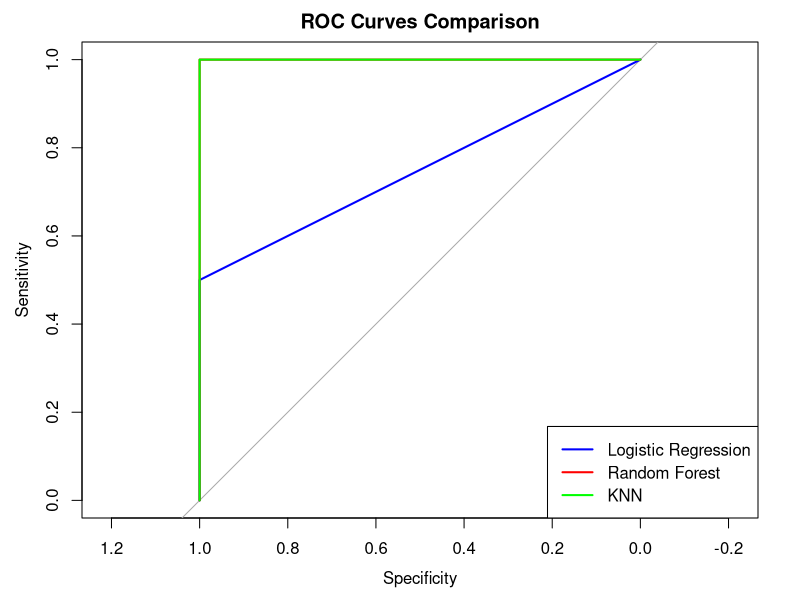
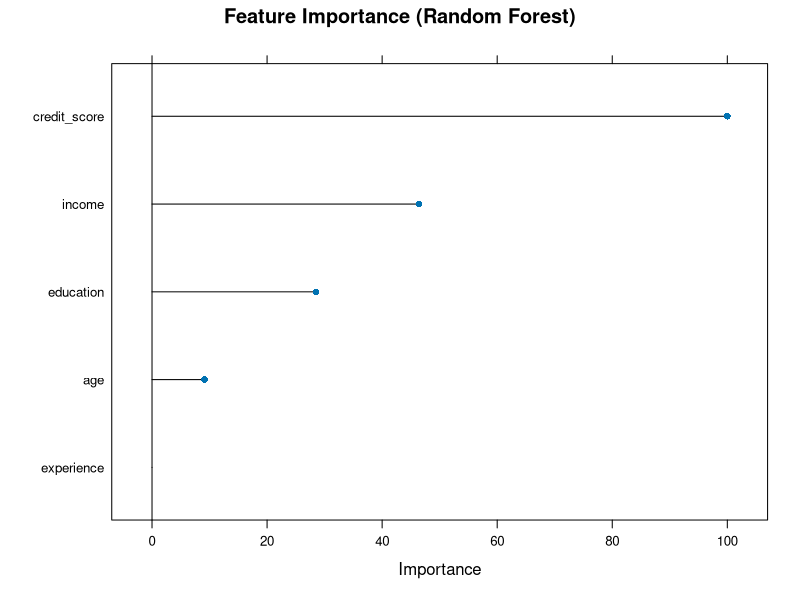

Write the R code that produced these figures, in order.
# Machine Learning Model Training Script
# Load required libraries
library(caret)
library(randomForest)
library(e1071)
library(glmnet)
library(pROC)

# Set working directory
setwd("c:/Users/Admin/Desktop/P2")

# Load and prepare the data
data <- read.csv("dataset.csv")
data$loan_approved <- factor(data$loan_approved, levels = c(0, 1), labels = c("Rejected", "Approved"))

# Set seed for reproducibility
set.seed(123)

# Split data into training and testing sets (80-20 split)
train_index <- createDataPartition(data$loan_approved, p = 0.8, list = FALSE)
train_data <- data[train_index, ]
test_data <- data[-train_index, ]

cat("Training set size:", nrow(train_data), "\n")
cat("Test set size:", nrow(test_data), "\n")

# Prepare features and target
features <- c("age", "income", "education", "experience", "credit_score")
X_train <- train_data[, features]
y_train <- train_data$loan_approved
X_test <- test_data[, features]
y_test <- test_data$loan_approved

# Define cross-validation control
ctrl <- trainControl(method = "cv", number = 5, 
                     summaryFunction = twoClassSummary,
                     classProbs = TRUE,
                     verboseIter = TRUE)

# Train different models
cat("\n=== Training Models ===\n")

# 1. Logistic Regression
cat("\nTraining Logistic Regression...\n")
model_logistic <- train(x = X_train, y = y_train,
                       method = "glm",
                       family = "binomial",
                       trControl = ctrl,
                       metric = "ROC")

# 2. Random Forest
cat("\nTraining Random Forest...\n")
model_rf <- train(x = X_train, y = y_train,
                  method = "rf",
                  trControl = ctrl,
                  metric = "ROC",
                  tuneLength = 3)

# 3. K-Nearest Neighbors
cat("\nTraining KNN...\n")
model_knn <- train(x = X_train, y = y_train,
                   method = "knn",
                   trControl = ctrl,
                   metric = "ROC",
                   tuneLength = 3)

# Make predictions on test set
pred_logistic <- predict(model_logistic, X_test)
pred_rf <- predict(model_rf, X_test)
pred_knn <- predict(model_knn, X_test)

# Get prediction probabilities for ROC curves
prob_logistic <- predict(model_logistic, X_test, type = "prob")[,2]
prob_rf <- predict(model_rf, X_test, type = "prob")[,2]
prob_knn <- predict(model_knn, X_test, type = "prob")[,2]

# Calculate performance metrics
cat("\n=== Model Performance ===\n")

# Confusion matrices and accuracy
cm_logistic <- confusionMatrix(pred_logistic, y_test)
cm_rf <- confusionMatrix(pred_rf, y_test)
cm_knn <- confusionMatrix(pred_knn, y_test)

cat("\nLogistic Regression Accuracy:", cm_logistic$overall['Accuracy'], "\n")
cat("Random Forest Accuracy:", cm_rf$overall['Accuracy'], "\n")
cat("KNN Accuracy:", cm_knn$overall['Accuracy'], "\n")

# ROC curves and AUC
roc_logistic <- roc(y_test, prob_logistic)
roc_rf <- roc(y_test, prob_rf)
roc_knn <- roc(y_test, prob_knn)

cat("\nLogistic Regression AUC:", auc(roc_logistic), "\n")
cat("Random Forest AUC:", auc(roc_rf), "\n")
cat("KNN AUC:", auc(roc_knn), "\n")

# Feature importance for Random Forest
cat("\n=== Feature Importance (Random Forest) ===\n")
importance <- varImp(model_rf)
print(importance)

# Plot ROC curves
png("roc_curves.png", width = 800, height = 600)
plot(roc_logistic, col = "blue", main = "ROC Curves Comparison")
plot(roc_rf, add = TRUE, col = "red")
plot(roc_knn, add = TRUE, col = "green")
legend("bottomright", legend = c("Logistic Regression", "Random Forest", "KNN"),
       col = c("blue", "red", "green"), lwd = 2)
dev.off()

# Plot feature importance
png("feature_importance.png", width = 800, height = 600)
plot(importance, main = "Feature Importance (Random Forest)")
dev.off()

# Save the best model (based on AUC)
aucs <- c(auc(roc_logistic), auc(roc_rf), auc(roc_knn))
best_model_idx <- which.max(aucs)
model_names <- c("Logistic Regression", "Random Forest", "KNN")
models <- list(model_logistic, model_rf, model_knn)

best_model <- models[[best_model_idx]]
best_model_name <- model_names[best_model_idx]

cat("\nBest performing model:", best_model_name, "with AUC:", max(aucs), "\n")

# Save the best model
saveRDS(best_model, file = "best_model.rds")
cat("Best model saved as 'best_model.rds'\n")

# Print detailed results for the best model
cat("\n=== Best Model Details ===\n")
print(best_model)

cat("\n=== Training Complete ===\n")
cat("Generated files:\n")
cat("- best_model.rds (saved model)\n")
cat("- roc_curves.png\n")
cat("- feature_importance.png\n")